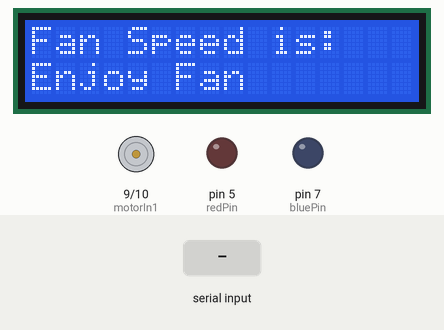
Recording of a sketch running on a simulated Arduino Uno, built with avr-gcc and run on an emulated ATmega328P. On the bench: 16×2 character LCD, motor-driver pin pairs drawn as motors (green arrow = first pin HIGH = forward, orange = second pin HIGH = backward, longer = more drive, scaled by the enable pin), output pins drawn as LEDs (lit = HIGH). Inputs (shaded band) come from the test bench. What the sketch prints to the serial monitor is not drawn.

Above: at 1.3 s.
1.4 s: "X" received over Serial
At 2.4 s:
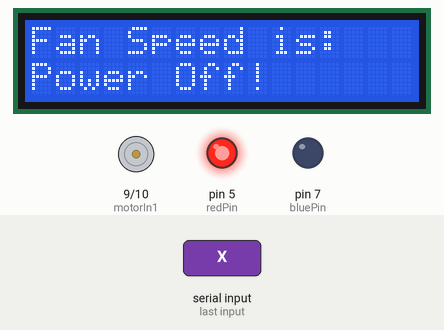
3.1 s: "A" received over Serial
At 3.8 s:
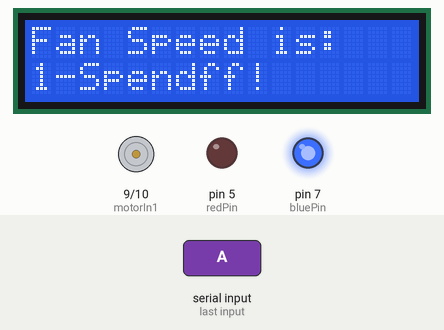
4.6 s: "B" received over Serial
At 5.2 s:
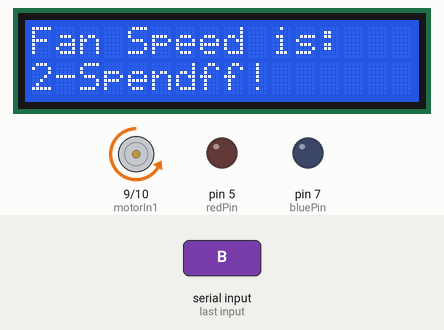
6.1 s: "C" received over Serial
At 6.7 s:
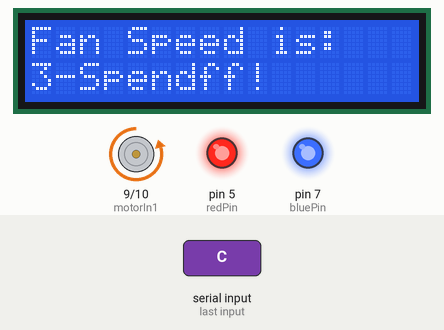
Timing chart, 0 to 8.6 s (numbered marks = the images above; inputs shaded):
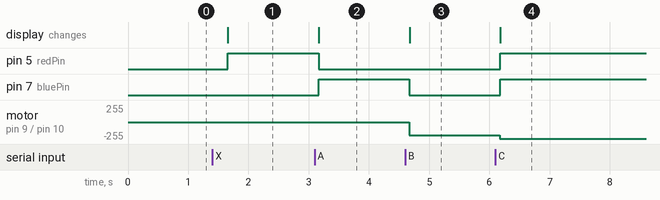

Measured:
- after the input at 1.4 s, pin 5 (redPin): LOW → HIGH after 0.26 s; the display: changes after 0.26 s (image 1)
- after the input at 3.1 s, pin 5 (redPin): HIGH → LOW after 0.07 s; pin 7 (bluePin): LOW → HIGH after 0.07 s; the display: changes after 0.07 s (image 2)
- after the input at 4.6 s, pin 7 (bluePin): HIGH → LOW after 0.07 s; motor on pin 9 (motorIn1) / pin 10 (motorIn2): stopped → backward 200/255 after 0.07 s; the display: changes after 0.07 s (image 3)
- after the input at 6.1 s, pin 5 (redPin), pin 7 (bluePin): LOW → HIGH after 0.08 s; motor on pin 9 (motorIn1) / pin 10 (motorIn2): backward 200/255 → backward 250/255 after 0.07 s; the display: changes after 0.08 s (image 4)

The sketch:

smart_fan.ino
```cpp
#include <Wire.h>
#include <LiquidCrystal_I2C.h>
const int motorIn1 = 9;  //in3
const int motorIn2 = 10; //in4

const int redPin = 5;
const int greenPin = 6;
const int bluePin = 7;

int incomedate;
#define rank1 150
#define rank2 200
#define rank3 250

long lastDebounceTime = 0;
long debounceDelay = 50;
int tim = 500;
LiquidCrystal_I2C lcd(0x27, 16, 2); //A4~A5 : SDA~SCL

void setup()
{
  pinMode(motorIn1, OUTPUT);
  pinMode(motorIn2, OUTPUT);
  pinMode(redPin, OUTPUT);
  pinMode(greenPin, OUTPUT);
  pinMode(bluePin, OUTPUT);
  lcd.init();
  lcd.backlight();
  lcd.begin(16, 2);
  lcd.print("Fan Speed is:");
  lcd.setCursor(0, 1);
  lcd.print("Enjoy Fan");
  Serial.begin(9600);
  analogWrite(motorIn1, 0);
  analogWrite(motorIn2, 0);
}

void loop()
{
  if (Serial.available() > 0)//串口接收到数据
  {
    incomedate = Serial.read();//获取串口接收到的数据

    if (incomedate == 'X')
    {
      fan_pow(0);
      Serial.println("风扇关闭!");
    }

    if (incomedate == 'A')
    {
      fan_pow(1);
      Serial.println("当前为一档!");
    }
    if (incomedate == 'B')
    {
      fan_pow(2);
      Serial.println("当前为二档!");
    }
    if (incomedate == 'C')
    {
      fan_pow(3);
      Serial.println("当前为三档!");
    }
  }

  delay(500);
}

void clockwise(int Speed) {
  analogWrite(motorIn1, 0);
  analogWrite(motorIn2, Speed);
}

void color(unsigned char red, unsigned char green, unsigned char blue) {
  analogWrite(redPin, red);
  analogWrite(greenPin, green);
  analogWrite(bluePin, blue);
}

void fan_pow(int stat)
{
  switch (stat) {
    case 1:
      clockwise(rank1);
      lcd.setCursor(0, 1);
      lcd.print("1-Spend");
      color(0,0,255);
      break;
    case 2:
      clockwise(rank2);
      lcd.setCursor(0, 1);
      lcd.print("2-Spend");
      color(0,255,0);
      break;
    case 3:
      clockwise(rank3);
      lcd.setCursor(0, 1);
      lcd.print("3-Spend");
      color(255,255,255);
      break;
    default:
      clockwise(0);
      lcd.setCursor(0, 1);
      lcd.print("Power Off!");
      color(255,0,0);
  }
}
```
